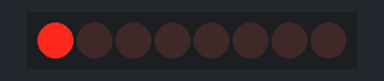
A sketch run on a simulated Arduino Uno, built with avr-gcc and run on an emulated ATmega328P. On the bench: 8 shift-register outputs drawn as a row of LEDs (first output left, lit = HIGH). Wiring (inferred from the names in the program): shift register (74HC595): data pin 4; shift clock pin 6; latch pin 5; OE pin 3. Wiring (inferred from the signals the program sends): row of LEDs: on Q0, Q1, Q2, Q3, Q4, Q5, Q6, Q7.

Above: at 0.6 s.
At 1.1 s:
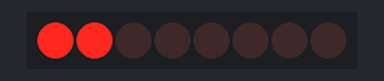
At 1.6 s:
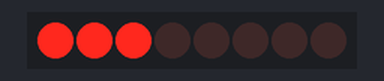
At 3.1 s:
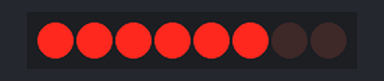
At 21.9 s:
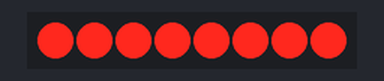
At 38.1 s:
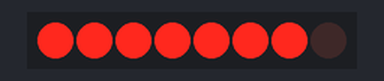
Timing chart, 0 to 40.0 s (numbered marks = the images above):
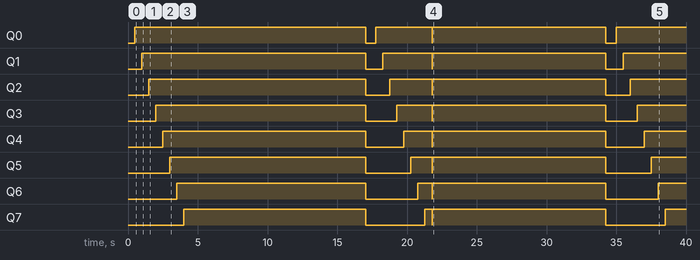

The sketch:

Code.ino
```cpp
int latchPin = 5;
int clockPin = 6;
int dataPin = 4;
int outputEnablePin = 3;

byte leds = 0;

void updateShiftRegister(byte data);
void setBrightness(byte brightness);

void setup()
{
  pinMode(latchPin, OUTPUT);
  pinMode(dataPin, OUTPUT);
  pinMode(clockPin, OUTPUT);
  pinMode(outputEnablePin, OUTPUT);
}

void loop()
{
  setBrightness(255);
  leds = 0;
  updateShiftRegister(leds);
  delay(500);
  for(int i=0; i<8; i++)//
  {
    bitSet(leds, i);
    updateShiftRegister(leds);
    delay(500);
  }
  for(byte b=255; b>0; b--)
  {
    setBrightness(b);
    delay(50);
  }
}

void updateShiftRegister(byte data)
{
  digitalWrite(latchPin, LOW);
  shiftOut(dataPin, clockPin, MSBFIRST, data);
  digitalWrite(latchPin, HIGH);
}

void setBrightness(byte brightness)
{
  analogWrite(outputEnablePin, 255-brightness);
}
```

Measured:
- by itself, Q0: goes HIGH 16.6 s, LOW 0.70 s, HIGH 4.1 s, LOW 0.01 s, HIGH 12.4 s, LOW 0.75 s, then HIGH
- by itself, Q1: goes HIGH 16.1 s, LOW 1.2 s, HIGH 3.6 s, LOW 0.01 s, HIGH 12.4 s, LOW 1.2 s, then HIGH
- by itself, Q2: goes HIGH 15.6 s, LOW 1.7 s, HIGH 3.1 s, LOW 0.01 s, HIGH 12.4 s, LOW 1.7 s, then HIGH
- by itself, Q3: goes HIGH 15.1 s, LOW 2.2 s, HIGH 2.6 s, LOW 0.01 s, HIGH 12.4 s, LOW 2.2 s, then HIGH
- by itself, Q4: goes HIGH 14.6 s, LOW 2.7 s, HIGH 2.1 s, LOW 0.01 s, HIGH 12.4 s, LOW 2.7 s, then HIGH
- by itself, Q5: goes HIGH 14.1 s, LOW 3.2 s, HIGH 1.6 s, LOW 0.01 s, HIGH 12.4 s, LOW 3.2 s, then HIGH
- by itself, Q6: goes HIGH 13.6 s, LOW 3.7 s, HIGH 1.1 s, LOW 0.01 s, HIGH 12.4 s, LOW 3.7 s, then HIGH
- by itself, Q7: goes HIGH 13.1 s, LOW 4.2 s, HIGH 0.55 s, LOW 0.01 s, HIGH 12.4 s, LOW 4.2 s, then HIGH
